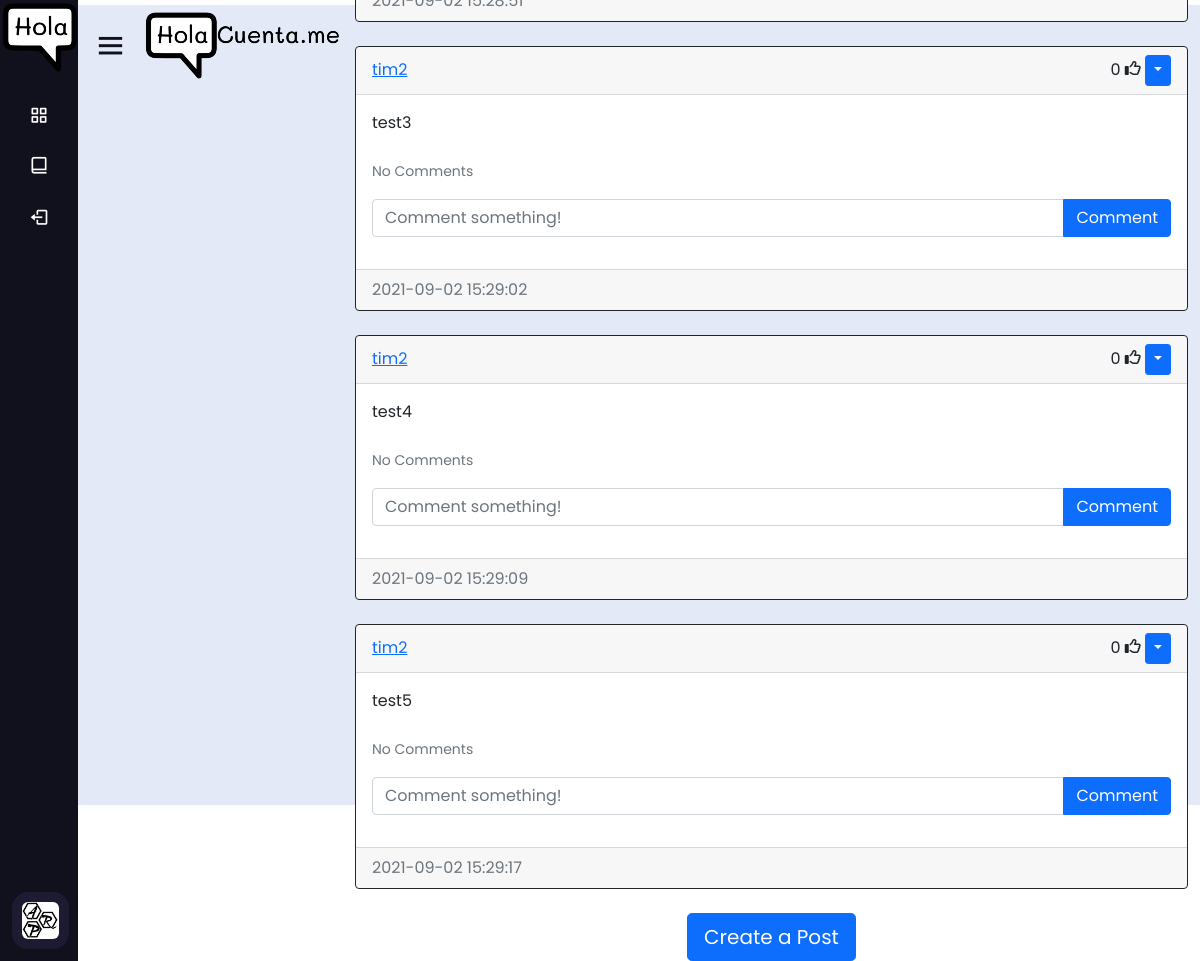
The app's page /home (signed in) with its own data.
### website/models.py (models this page shows)
class Post(db.Model):
    id = db.Column(db.Integer, primary_key=True)
    text = db.Column(db.Text, nullable=False)
    date_created = db.Column(db.DateTime(timezone=True), default=func.now())
    author = db.Column(db.Integer, db.ForeignKey(
        'user.id', ondelete="CASCADE"), nullable=False)
    comments = db.relationship('Comment', backref='post', passive_deletes=True)
    likes = db.relationship('Like', backref='post', passive_deletes=True)

class User(db.Model, UserMixin):
    id = db.Column(db.Integer, primary_key=True)
    email = db.Column(db.String(150), unique=True)
    username = db.Column(db.String(150), unique=True)
    password = db.Column(db.String(150))
    date_created = db.Column(db.DateTime(timezone=True), default=func.now())
    posts = db.relationship('Post', backref='user', passive_deletes=True)
    comments = db.relationship('Comment', backref='user', passive_deletes=True)
    likes = db.relationship('Like', backref='user', passive_deletes=True)

### website/views.py (the view)
@views.route("/")
@views.route("/home")
@login_required
def home():
    posts = Post.query.all()
    return render_template("home.html", user=current_user, posts=posts)

### website/__init__.py (called while the page is built)
def create_app():
    app = Flask(__name__)
    app.config['SECRET_KEY'] = "helloworld"
    app.config['SQLALCHEMY_DATABASE_URI'] = f'sqlite:///{DB_NAME}'
    db.init_app(app)
    from .views import views
    from .auth import auth
    app.register_blueprint(views, url_prefix="/")
    app.register_blueprint(auth, url_prefix="/")
    from .models import User, Post, Comment, Like
    create_database(app)
    login_manager = LoginManager()
    login_manager.login_view = "auth.login"
    login_manager.init_app(app)
    @login_manager.user_loader
    def load_user(id):
        return User.query.get(int(id))
    return app

### website/templates/home.html
{% extends "posts_div.html" %} {% block title %}Home{% endblock %}

### website/templates/posts_div.html (shortened to what this page needs)
{% extends "base.html" %} {% block title %}Home{% endblock %} {% block content
%}
<div id="posts">
  {% for post in posts %}
  <div class="card border-dark">
    <div class="card-header d-flex justify-content-between align-items-center">
      <a href="/posts/{{post.user.username}}">{{post.user.username}}</a>
      <div>
        <span id="likes-count-{{post.id}}">
        {{ post.likes|length }}</span>
        {% if user.id in post.likes|map(attribute="author")|list %}
        <i
          class="fas fa-thumbs-up"
          id="like-button-{{post.id}}"
          onclick="like({{post.id}})"
        ></i>
        {% else %}
        <i
          class="far fa-thumbs-up"
          id="like-button-{{post.id}}"
          onclick="like({{post.id}})"
        ></i>
        {% endif %} {% if user.id == post.author %}
        <div class="btn-group">
          <button
            type="button"
            class="btn btn-sm btn-primary dropdown-toggle"
            data-bs-toggle="dropdown"
          ></button>
        </div>
        {% endif %}
      </div>
    </div>
    <div class="card-body">
      <div class="card-text">{{post.text}}</div>
      <br />
      <p class="card-text">
        {% if post.comments|length > 0 %}
        <a data-bs-toggle="collapse" href="#comments-{{post.id}}" role="button">
          <small>View {{post.comments|length}} Comments</small>
        </a>
        {% else %}
        <small class="text-muted">No Comments</small>
        {% endif %}
      </p>
      <form
        class="input-group mb-3"
        method="POST"
        action="/create-comment/{{post.id}}"
      >
        <input
          type="text"
          id="text"
          name="text"
          class="form-control"
          placeholder="Comment something!"
        />
        <button type="submit" class="btn btn-primary">Comment</button>
      </form>
    </div>
    <div class="card-footer text-muted">{{post.date_created}}</div>
  </div>
  <br /> {% endfor %}
</div>
{% block footer %}
<div align="center">
  <a href="/create-post"
    ><button type="button" class="btn btn-primary btn-lg">
      Create a Post
    </button></a
  >
</div>
{% endblock %} {% endblock %}

### website/templates/base.html (shortened to what this page needs)
<!DOCTYPE html>
<html lang="en">
  <head>
    <link
      href="https://cdn.jsdelivr.net/npm/bootstrap@5.0.2/dist/css/bootstrap.min.css"
      rel="stylesheet"
    />
    <link rel="stylesheet" href="{{ url_for('static', filename='style.css')}}" />
    <link
      href="https://unpkg.com/boxicons@2.0.7/css/boxicons.min.css"
      rel="stylesheet"
    />
  </head>
  <body>
      <div class="sidebar close">
        <div class="logo-details">
          <img
            src="{{ url_for('static', filename='holacuentame_logo_80px_black.png')}}"
            alt="HolaCuentame Logo"
          />
        </div>
        <ul class="nav-links">
          <li>
            <a href="/home">
              <i class="bx bx-grid-alt"></i>
            </a>
          </li>
          <li>
            <div class="iocn-link">
              <a href="/home">
                <i class="bx bx-book-alt"></i>
              </a>
            </div>
          </li>
          {% if user.is_authenticated %}
          <li>
            <a href="/logout">
              <i class="bx bx-log-out"></i>
            </a>
          </li>
          {% endif %}
          <li>
            <div class="profile-details">
              <div class="profile-content">
                <a
                    class="link_name"
                    href="http://arpportfoliov1.000webhostapp.com/"
                    target="_blank"
                  >
                <img
                  src="{{ url_for('static', filename='profile.jpg')}}"
                  alt="profileImg"
                />
              </div>
            </div>
          </li>
        </ul>
      </div>
      <section class="home-section">
        <div class="home-content">
          <i class="bx bx-menu"></i>
          <span class="image">
            <img
              src="{{ url_for('static', filename='holacuentame_200px_height_black.png')}}"
              alt="Logo HolaCuenta.me Full"
            />
          </span>
            <div class="container">{% block content %}{% endblock %}</div>
        </div>
      </section>
  </body>
</html>

### website/static/style.css (style rules this page uses)
* { margin: 0; padding: 0; box-sizing: border-box; font-family: 'Poppins', sans-serif; }
.sidebar { position: fixed; top: 0; left: 0; height: 100%; width: 270px; background: #11101d; z-index: 100; transition: all 0.5s ease; }
.sidebar.close { width: 78px; }
.sidebar .logo-details { height: 60px; width: 100%; display: flex; align-items: center; padding-top: 15px; }
.sidebar .nav-links { height: 100%; padding: 30px 0 150px 0; overflow: auto; }
.sidebar.close .nav-links { overflow: visible; }
.sidebar .nav-links li { position: relative; list-style: none; transition: all 0.4s ease; }
.sidebar .nav-links li .iocn-link { display: flex; align-items: center; justify-content: space-between; }
.sidebar.close .nav-links li .iocn-link { display: block }
.sidebar .nav-links li i { height: 50px; min-width: 78px; text-align: center; line-height: 50px; color: #fff; font-size: 20px; cursor: pointer; transition: all 0.3s ease; }
.sidebar .nav-links li a { display: flex; align-items: center; text-decoration: none; }
.sidebar .profile-details { position: fixed; bottom: 0; width: 270px; display: flex; align-items: center; justify-content: space-between; background: #1d1b31; padding: 12px 0; transition: all 0.5s ease; }
.sidebar.close .profile-details { background: none; }
.sidebar.close .profile-details { width: 78px; }
.sidebar .profile-details .profile-content { display: flex; align-items: center; }
.sidebar .profile-details img { height: 57px; width: 57px; object-fit: cover; border-radius: 16px; margin: 0 14px 0 12px; background: #1d1b31; transition: all 0.5s ease; }
.sidebar.close .profile-details img { padding: 10px; }
.home-section { position: relative; background: #E4E9F7; height: 100vh; left: 270px; width: calc(100% - 270px); transition: all 0.5s ease; margin-top: 5px; padding-top: 10px; }
.sidebar.close ~ .home-section { left: 78px; width: calc(100% - 78px); }
.home-section .home-content { height: 60px; display: flex; align-items: center; }
.home-section .home-content .bx-menu, .home-section .home-content .text { color: #11101d; font-size: 35px; }
.home-section .home-content .bx-menu { margin: 0 15px; cursor: pointer; }

### records on screen
Post: user.username "tim2", likes|length "0", text "test3", shows "No Comments", date_created "2021-09-02 15:29:02"
Post: user.username "tim2", likes|length "0", text "test4", shows "No Comments", date_created "2021-09-02 15:29:09"
Post: user.username "tim2", likes|length "0", text "test5", shows "No Comments", date_created "2021-09-02 15:29:17"
